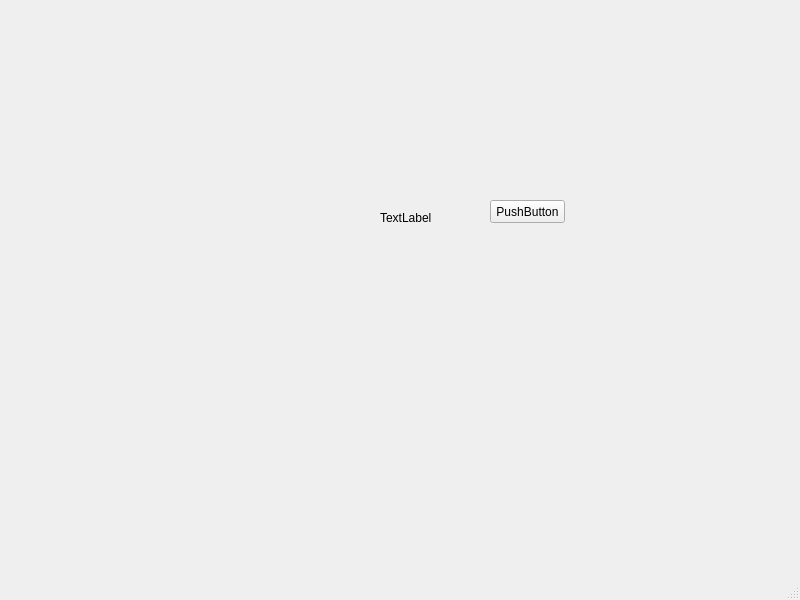
<?xml version="1.0" encoding="UTF-8"?>
<ui version="4.0">
 <class>MainWindow</class>
 <widget class="QMainWindow" name="MainWindow">
  <property name="geometry">
   <rect>
    <x>0</x>
    <y>0</y>
    <width>800</width>
    <height>600</height>
   </rect>
  </property>
  <property name="windowTitle">
   <string>MainWindow</string>
  </property>
  <widget class="QWidget" name="centralwidget">
   <widget class="QPushButton" name="pushButton">
    <property name="geometry">
     <rect>
      <x>490</x>
      <y>200</y>
      <width>75</width>
      <height>23</height>
     </rect>
    </property>
    <property name="text">
     <string>PushButton</string>
    </property>
   </widget>
   <widget class="QLabel" name="label">
    <property name="geometry">
     <rect>
      <x>380</x>
      <y>210</y>
      <width>53</width>
      <height>15</height>
     </rect>
    </property>
    <property name="text">
     <string>TextLabel</string>
    </property>
   </widget>
  </widget>
  <widget class="QMenuBar" name="menubar">
   <property name="geometry">
    <rect>
     <x>0</x>
     <y>0</y>
     <width>800</width>
     <height>21</height>
    </rect>
   </property>
  </widget>
  <widget class="QStatusBar" name="statusbar"/>
 </widget>
 <resources/>
 <connections/>
</ui>
